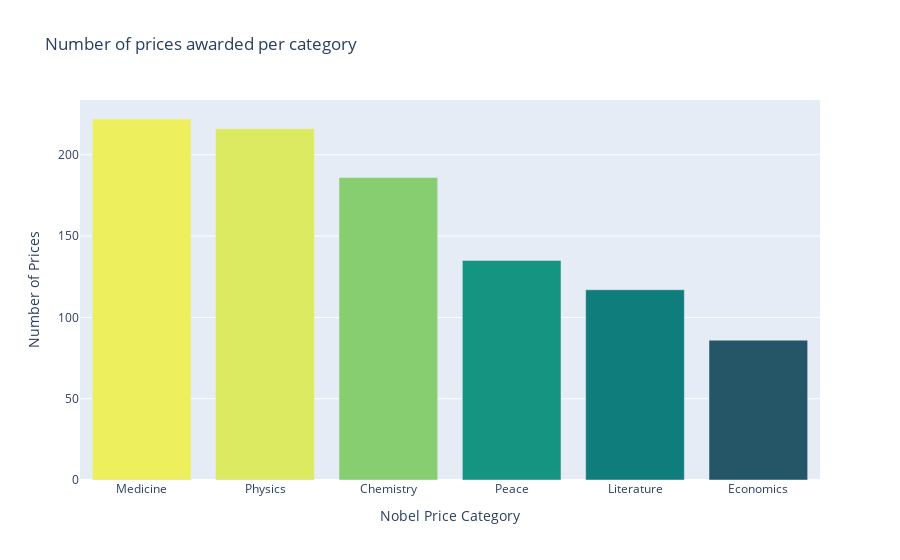

Source (notebook cell):
### Code cell
prices_per_category = df_data.category.value_counts()
v_bar = px.bar(
    x = prices_per_category.index,
    y = prices_per_category.values,
    color = prices_per_category.values,
    color_continuous_scale = 'Aggrnyl',
    title = 'Number of prices awarded per category',
)

v_bar.update_layout(xaxis_title = 'Nobel Price Category',
                    coloraxis_showscale=False,
                    yaxis_title = 'Number of Prices')

v_bar.show()

### Figure 1 — Plotly figure (JSON) as saved in the notebook; plotly's stock layout.template omitted (floating-point values rounded to 4 significant figures)
{"data": [{"alignmentgroup": "True", "hovertemplate": "x=%{x}<br>y=%{y}<br>color=%{marker.color}<extra></extra>", "legendgroup": "", "marker": {"color": [222, 216, 186, 135, 117, 86], "coloraxis": "coloraxis", "pattern": {"shape": ""}}, "name": "", "offsetgroup": "", "orientation": "v", "showlegend": false, "textposition": "auto", "type": "bar", "x": ["Medicine", "Physics", "Chemistry", "Peace", "Literature", "Economics"], "xaxis": "x", "y": [222, 216, 186, 135, 117, 86], "yaxis": "y"}], "layout": {"barmode": "relative", "coloraxis": {"colorbar": {"title": {"text": "color"}}, "colorscale": [[0, "rgb(36, 86, 104)"], [0.1667, "rgb(15, 114, 121)"], [0.3333, "rgb(13, 143, 129)"], [0.5, "rgb(57, 171, 126)"], [0.6667, "rgb(110, 197, 116)"], [0.8333, "rgb(169, 220, 103)"], [1, "rgb(237, 239, 93)"]], "showscale": false}, "legend": {"tracegroupgap": 0}, "title": {"text": "Number of prices awarded per category"}, "xaxis": {"anchor": "y", "domain": [0, 1], "title": {"text": "Nobel Price Category"}}, "yaxis": {"anchor": "x", "domain": [0, 1], "title": {"text": "Number of Prices"}}}}
